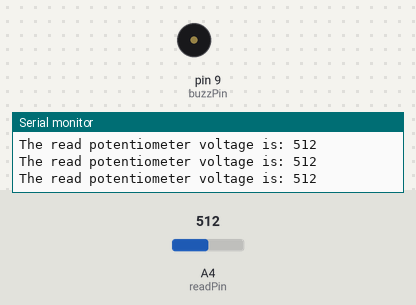
This sketch was run on a simulated Arduino Uno, built with avr-gcc and run on an emulated ATmega328P. Parts: buzzer (waves = sounding, pin HIGH), the last lines printed to the serial monitor. The inputs (shaded band) are chosen by the test bench; at power-on: A4 (readPin) = 512.

Above: at 1.2 s.
1.3 s: A4 (readPin) set to 982
4.3 s: A4 (readPin) set to 1015
At 4.8 s:
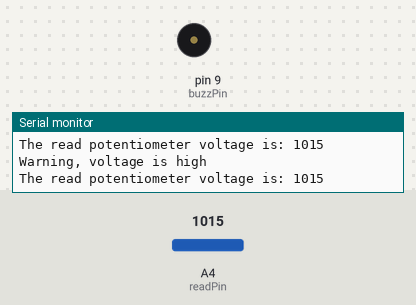
Timing chart, 0 to 58.4 s (numbered marks = the images above; inputs shaded):
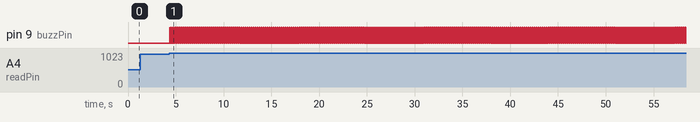

Measured:
- the behaviour switches between 1000 and 1001 on A4 (readPin) (found by bisection; images 0 and 1)
- after the input at 4.3 s, pin 9 (buzzPin): alternates HIGH for 0.03 s and LOW for 0.04 s, starting at once

The sketch:

ActiveBuzzer_Potentiometer.ino
```cpp
int readPin = A4;
int buzzPin = 9;
int readVolt;
int dt = 500;
String msg = "The read potentiometer voltage is: ";

void setup() {
  // put your setup code here, to run once:

Serial.begin(9600);
pinMode(readPin, INPUT);
pinMode(buzzPin, OUTPUT);

}

void loop() {
  // put your main code here, to run repeatedly:

  readVolt = analogRead(readPin);
  Serial.print(msg);
  Serial.println(readVolt);
  delayMicroseconds(dt);


  if(readVolt > 1000){
    digitalWrite(buzzPin, HIGH);
    delayMicroseconds(dt);
    Serial.println("Warning, voltage is high");
    readVolt = analogRead(readPin);
  }

  digitalWrite(buzzPin, LOW);

}
```
